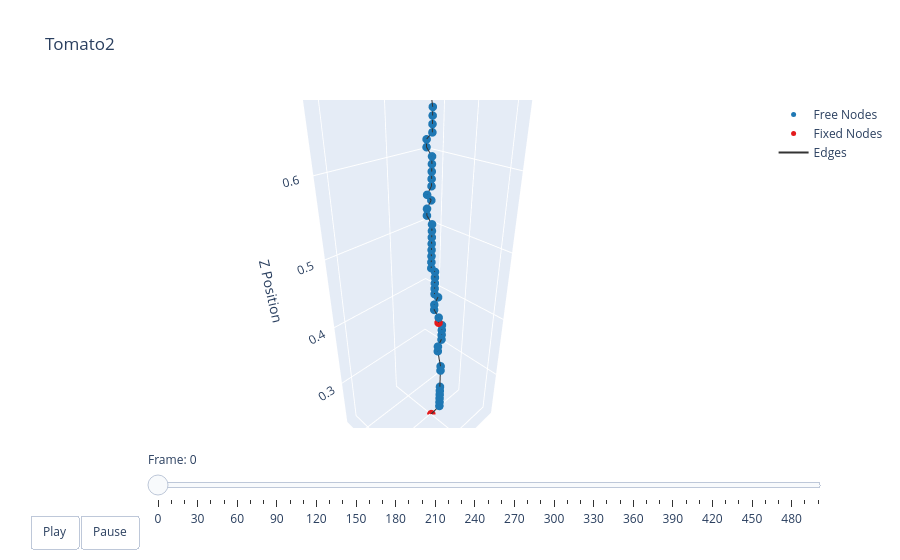

The cell this chart's notebook holds for it:
### Markdown cell above
### Plotting

### Code cell
t = np.arange(robot.sim_params.total_time, step=robot.sim_params.dt)
options = dismech.AnimationOptions(title='Tomato2', plot_step=10)

fig = dismech.get_interactive_animation_plotly(robot, t, qs , options)
fig.show()

### Figure 1 — Plotly figure (JSON) as saved in the notebook; plotly's stock layout.template omitted (floating-point values rounded to 4 significant figures; data arrays with more than 128 entries replaced by an {"elided": "..."} marker saying what was removed)
{"data": [{"marker": {"color": "#1f78b4", "size": 5}, "mode": "markers", "name": "Free Nodes", "type": "scatter3d", "x": [1.1, 1.1, 1.1, 1.1, 1.1, 1.1, 1.1, 1.1, 1.108, 1.108, 1.1, 1.1, 1.1, 1.1, 1.108, 1.108, 1.108, 1.1, 1.108, 1.108, 1.108, 1.108, 1.108, 1.116, 1.116, 1.116, 1.116, 1.116, 1.116, 1.116, 1.116, 1.116, 1.116, 1.108, 1.116, 1.108, 1.108, 1.108, 1.108, 1.108, 1.108, 1.108, 1.108, 1.108, 1.108, 1.108, 1.116, 1.044, 1.124, 1.044, 1.132, 1.092, 1.052, 1.132, 1.06, 1.084, 1.156, 1.14, 1.14, 1.14, 1.044, 1.052, 1.06, 1.148, 1.036, 1.068, 1.148, 1.14, 1.148, 1.14, 1.188, 1.188, 1.084, 1.092, 1.156, 1.132, 1.172, 1.18, 1.188, 1.18, 1.172, 1.172, 1.204, 1.156, 1.164, 1.164, 1.156, 1.156], "y": [0.01728, 0.01728, 0.01728, 0.01728, 0.01728, 0.01728, 0.01728, 0.01728, 0.01728, 0.01728, 0.01728, 0.01728, 0.01728, 0.01728, 0.01727, 0.009274, 0.009272, 0.009271, 0.009269, 0.009268, 0.009267, 0.009265, 0.009264, 0.009263, 0.009261, 0.00926, 0.009259, 0.009258, 0.009256, 0.009255, 0.009253, 0.001254, 0.001252, 0.00125, 0.001249, 0.001247, 0.001246, 0.001245, 0.001245, 0.001244, -0.006755, -0.006756, 0.001242, 0.001242, 0.001242, 0.001242, 0.001241, 0.01723, 0.009241, 0.01723, -0.01476, 0.009238, 0.01723, 0.01724, 0.01723, 0.01724, 0.01724, 0.02524, 0.03324, -0.03076, 0.02523, 0.02523, 0.03323, -0.03875, 0.03322, 0.04123, -0.07075, -0.05475, -0.04675, -0.03075, -0.006753, 0.001247, 0.05724, 0.06524, -0.07875, -0.05475, -0.05475, -0.04675, -0.03875, -0.01475, -0.006754, 0.001246, -0.04675, -0.01475, -0.006754, 0.01725, 0.02525, 0.03325], "z": [0.2497, 0.2577, 0.2657, 0.2737, 0.2817, 0.2897, 0.3217, 0.3297, 0.3616, 0.3696, 0.3777, 0.3857, 0.3937, 0.4017, 0.4177, 0.4257, 0.4336, 0.4417, 0.4496, 0.4576, 0.4656, 0.4736, 0.4816, 0.4896, 0.4976, 0.5056, 0.5136, 0.5216, 0.5296, 0.5376, 0.5456, 0.5536, 0.5616, 0.5696, 0.5776, 0.5856, 0.5936, 0.6016, 0.6096, 0.6176, 0.6256, 0.6336, 0.6416, 0.6496, 0.6576, 0.6656, 0.6976, 0.6975, 0.7056, 0.7055, 0.7136, 0.7136, 0.7135, 0.7136, 0.7215, 0.7216, 0.7216, 0.7216, 0.7216, 0.7296, 0.7295, 0.7295, 0.7296, 0.7376, 0.7375, 0.7376, 0.7456, 0.7456, 0.7456, 0.7456, 0.7456, 0.7456, 0.7456, 0.7456, 0.7536, 0.7536, 0.7536, 0.7536, 0.7536, 0.7536, 0.7536, 0.7536, 0.7616, 0.7616, 0.7616, 0.7616, 0.7616, 0.7616]}, {"marker": {"color": "#e31a1c", "size": 5}, "mode": "markers", "name": "Fixed Nodes", "type": "scatter3d", "x": [1.099, 1.108], "y": [0.001274, 0.01727], "z": [0.2177, 0.4097]}, {"line": {"color": "#333333", "width": 2}, "mode": "lines", "name": "Edges", "type": "scatter3d", "x": {"elided": "267 float values"}, "y": {"elided": "267 float values"}, "z": {"elided": "267 float values"}}, {"color": "rgba(166, 206, 227, 0.7)", "i": [], "j": [], "k": [], "name": "Faces", "opacity": 0.7, "showscale": false, "type": "mesh3d", "x": [1.099, 1.1, 1.1, 1.1, 1.1, 1.1, 1.1, 1.1, 1.1, 1.108, 1.108, 1.1, 1.1, 1.1, 1.1, 1.108, 1.108, 1.108, 1.108, 1.1, 1.108, 1.108, 1.108, 1.108, 1.108, 1.116, 1.116, 1.116, 1.116, 1.116, 1.116, 1.116, 1.116, 1.116, 1.116, 1.108, 1.116, 1.108, 1.108, 1.108, 1.108, 1.108, 1.108, 1.108, 1.108, 1.108, 1.108, 1.108, 1.116, 1.044, 1.124, 1.044, 1.132, 1.092, 1.052, 1.132, 1.06, 1.084, 1.156, 1.14, 1.14, 1.14, 1.044, 1.052, 1.06, 1.148, 1.036, 1.068, 1.148, 1.14, 1.148, 1.14, 1.188, 1.188, 1.084, 1.092, 1.156, 1.132, 1.172, 1.18, 1.188, 1.18, 1.172, 1.172, 1.204, 1.156, 1.164, 1.164, 1.156, 1.156], "y": [0.001274, 0.01728, 0.01728, 0.01728, 0.01728, 0.01728, 0.01728, 0.01728, 0.01728, 0.01728, 0.01728, 0.01728, 0.01728, 0.01728, 0.01728, 0.01727, 0.01727, 0.009274, 0.009272, 0.009271, 0.009269, 0.009268, 0.009267, 0.009265, 0.009264, 0.009263, 0.009261, 0.00926, 0.009259, 0.009258, 0.009256, 0.009255, 0.009253, 0.001254, 0.001252, 0.00125, 0.001249, 0.001247, 0.001246, 0.001245, 0.001245, 0.001244, -0.006755, -0.006756, 0.001242, 0.001242, 0.001242, 0.001242, 0.001241, 0.01723, 0.009241, 0.01723, -0.01476, 0.009238, 0.01723, 0.01724, 0.01723, 0.01724, 0.01724, 0.02524, 0.03324, -0.03076, 0.02523, 0.02523, 0.03323, -0.03875, 0.03322, 0.04123, -0.07075, -0.05475, -0.04675, -0.03075, -0.006753, 0.001247, 0.05724, 0.06524, -0.07875, -0.05475, -0.05475, -0.04675, -0.03875, -0.01475, -0.006754, 0.001246, -0.04675, -0.01475, -0.006754, 0.01725, 0.02525, 0.03325], "z": [0.2177, 0.2497, 0.2577, 0.2657, 0.2737, 0.2817, 0.2897, 0.3217, 0.3297, 0.3616, 0.3696, 0.3777, 0.3857, 0.3937, 0.4017, 0.4097, 0.4177, 0.4257, 0.4336, 0.4417, 0.4496, 0.4576, 0.4656, 0.4736, 0.4816, 0.4896, 0.4976, 0.5056, 0.5136, 0.5216, 0.5296, 0.5376, 0.5456, 0.5536, 0.5616, 0.5696, 0.5776, 0.5856, 0.5936, 0.6016, 0.6096, 0.6176, 0.6256, 0.6336, 0.6416, 0.6496, 0.6576, 0.6656, 0.6976, 0.6975, 0.7056, 0.7055, 0.7136, 0.7136, 0.7135, 0.7136, 0.7215, 0.7216, 0.7216, 0.7216, 0.7216, 0.7296, 0.7295, 0.7295, 0.7296, 0.7376, 0.7375, 0.7376, 0.7456, 0.7456, 0.7456, 0.7456, 0.7456, 0.7456, 0.7456, 0.7456, 0.7536, 0.7536, 0.7536, 0.7536, 0.7536, 0.7536, 0.7536, 0.7536, 0.7616, 0.7616, 0.7616, 0.7616, 0.7616, 0.7616]}], "layout": {"scene": {"camera": {"eye": {"x": 1.225, "y": 1.225, "z": 1.0}}, "xaxis": {"range": [1.019, 1.22], "title": {"text": "X Position"}}, "yaxis": {"range": [-0.07887, 0.06542], "title": {"text": "Y Position"}}, "zaxis": {"range": [0.2177, 0.7616], "title": {"text": "Z Position"}}}, "sliders": [{"currentvalue": {"prefix": "Frame: "}, "steps": [{"args": [["0"], {"frame": {"duration": 50, "redraw": true}, "mode": "immediate"}], "label": "0", "method": "animate"}, {"args": [["1"], {"frame": {"duration": 50, "redraw": true}, "mode": "immediate"}], "label": "10", "method": "animate"}, {"args": [["2"], {"frame": {"duration": 50, "redraw": true}, "mode": "immediate"}], "label": "20", "method": "animate"}, {"args": [["3"], {"frame": {"duration": 50, "redraw": true}, "mode": "immediate"}], "label": "30", "method": "animate"}, {"args": [["4"], {"frame": {"duration": 50, "redraw": true}, "mode": "immediate"}], "label": "40", "method": "animate"}, {"args": [["5"], {"frame": {"duration": 50, "redraw": true}, "mode": "immediate"}], "label": "50", "method": "animate"}, {"args": [["6"], {"frame": {"duration": 50, "redraw": true}, "mode": "immediate"}], "label": "60", "method": "animate"}, {"args": [["7"], {"frame": {"duration": 50, "redraw": true}, "mode": "immediate"}], "label": "70", "method": "animate"}, {"args": [["8"], {"frame": {"duration": 50, "redraw": true}, "mode": "immediate"}], "label": "80", "method": "animate"}, {"args": [["9"], {"frame": {"duration": 50, "redraw": true}, "mode": "immediate"}], "label": "90", "method": "animate"}, {"args": [["10"], {"frame": {"duration": 50, "redraw": true}, "mode": "immediate"}], "label": "100", "method": "animate"}, {"args": [["11"], {"frame": {"duration": 50, "redraw": true}, "mode": "immediate"}], "label": "110", "method": "animate"}, {"args": [["12"], {"frame": {"duration": 50, "redraw": true}, "mode": "immediate"}], "label": "120", "method": "animate"}, {"args": [["13"], {"frame": {"duration": 50, "redraw": true}, "mode": "immediate"}], "label": "130", "method": "animate"}, {"args": [["14"], {"frame": {"duration": 50, "redraw": true}, "mode": "immediate"}], "label": "140", "method": "animate"}, {"args": [["15"], {"frame": {"duration": 50, "redraw": true}, "mode": "immediate"}], "label": "150", "method": "animate"}, {"args": [["16"], {"frame": {"duration": 50, "redraw": true}, "mode": "immediate"}], "label": "160", "method": "animate"}, {"args": [["17"], {"frame": {"duration": 50, "redraw": true}, "mode": "immediate"}], "label": "170", "method": "animate"}, {"args": [["18"], {"frame": {"duration": 50, "redraw": true}, "mode": "immediate"}], "label": "180", "method": "animate"}, {"args": [["19"], {"frame": {"duration": 50, "redraw": true}, "mode": "immediate"}], "label": "190", "method": "animate"}, {"args": [["20"], {"frame": {"duration": 50, "redraw": true}, "mode": "immediate"}], "label": "200", "method": "animate"}, {"args": [["21"], {"frame": {"duration": 50, "redraw": true}, "mode": "immediate"}], "label": "210", "method": "animate"}, {"args": [["22"], {"frame": {"duration": 50, "redraw": true}, "mode": "immediate"}], "label": "220", "method": "animate"}, {"args": [["23"], {"frame": {"duration": 50, "redraw": true}, "mode": "immediate"}], "label": "230", "method": "animate"}, {"args": [["24"], {"frame": {"duration": 50, "redraw": true}, "mode": "immediate"}], "label": "240", "method": "animate"}, {"args": [["25"], {"frame": {"duration": 50, "redraw": true}, "mode": "immediate"}], "label": "250", "method": "animate"}, {"args": [["26"], {"frame": {"duration": 50, "redraw": true}, "mode": "immediate"}], "label": "260", "method": "animate"}, {"args": [["27"], {"frame": {"duration": 50, "redraw": true}, "mode": "immediate"}], "label": "270", "method": "animate"}, {"args": [["28"], {"frame": {"duration": 50, "redraw": true}, "mode": "immediate"}], "label": "280", "method": "animate"}, {"args": [["29"], {"frame": {"duration": 50, "redraw": true}, "mode": "immediate"}], "label": "290", "method": "animate"}, {"args": [["30"], {"frame": {"duration": 50, "redraw": true}, "mode": "immediate"}], "label": "300", "method": "animate"}, {"args": [["31"], {"frame": {"duration": 50, "redraw": true}, "mode": "immediate"}], "label": "310", "method": "animate"}, {"args": [["32"], {"frame": {"duration": 50, "redraw": true}, "mode": "immediate"}], "label": "320", "method": "animate"}, {"args": [["33"], {"frame": {"duration": 50, "redraw": true}, "mode": "immediate"}], "label": "330", "method": "animate"}, {"args": [["34"], {"frame": {"duration": 50, "redraw": true}, "mode": "immediate"}], "label": "340", "method": "animate"}, {"args": [["35"], {"frame": {"duration": 50, "redraw": true}, "mode": "immediate"}], "label": "350", "method": "animate"}, {"args": [["36"], {"frame": {"duration": 50, "redraw": true}, "mode": "immediate"}], "label": "360", "method": "animate"}, {"args": [["37"], {"frame": {"duration": 50, "redraw": true}, "mode": "immediate"}], "label": "370", "method": "animate"}, {"args": [["38"], {"frame": {"duration": 50, "redraw": true}, "mode": "immediate"}], "label": "380", "method": "animate"}, {"args": [["39"], {"frame": {"duration": 50, "redraw": true}, "mode": "immediate"}], "label": "390", "method": "animate"}, {"args": [["40"], {"frame": {"duration": 50, "redraw": true}, "mode": "immediate"}], "label": "400", "method": "animate"}, {"args": [["41"], {"frame": {"duration": 50, "redraw": true}, "mode": "immediate"}], "label": "410", "method": "animate"}, {"args": [["42"], {"frame": {"duration": 50, "redraw": true}, "mode": "immediate"}], "label": "420", "method": "animate"}, {"args": [["43"], {"frame": {"duration": 50, "redraw": true}, "mode": "immediate"}], "label": "430", "method": "animate"}, {"args": [["44"], {"frame": {"duration": 50, "redraw": true}, "mode": "immediate"}], "label": "440", "method": "animate"}, {"args": [["45"], {"frame": {"duration": 50, "redraw": true}, "mode": "immediate"}], "label": "450", "method": "animate"}, {"args": [["46"], {"frame": {"duration": 50, "redraw": true}, "mode": "immediate"}], "label": "460", "method": "animate"}, {"args": [["47"], {"frame": {"duration": 50, "redraw": true}, "mode": "immediate"}], "label": "470", "method": "animate"}, {"args": [["48"], {"frame": {"duration": 50, "redraw": true}, "mode": "immediate"}], "label": "480", "method": "animate"}, {"args": [["49"], {"frame": {"duration": 50, "redraw": true}, "mode": "immediate"}], "label": "490", "method": "animate"}, {"args": [["50"], {"frame": {"duration": 50, "redraw": true}, "mode": "immediate"}], "label": "499", "method": "animate"}], "transition": {"duration": 0}, "x": 0.1, "y": 0}], "title": {"text": "Tomato2"}, "updatemenus": [{"buttons": [{"args": [null, {"frame": {"duration": 50, "redraw": true}, "fromcurrent": true}], "label": "Play", "method": "animate"}, {"args": [[null], {"frame": {"duration": 0, "redraw": true}, "mode": "immediate"}], "label": "Pause", "method": "animate"}], "direction": "left", "pad": {"r": 10, "t": 87}, "showactive": false, "type": "buttons", "x": 0.1, "xanchor": "right", "y": 0, "yanchor": "top"}]}}
